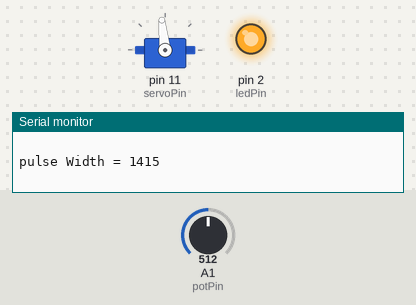
This sketch was run on a simulated Arduino Uno, built with avr-gcc and run on an emulated ATmega328P. On the bench: servo, output pins drawn as LEDs (lit = HIGH), the last lines printed to the serial monitor. Wiring (inferred from the names in the program): servo: signal pin 11. Inputs (shaded band) come from the test bench; at power-on: A1 (potPin) = 512. Servo pulses on a pin are drawn as a servo (544–2400 µs = 0–180°); pins used as bus, display or sensor lines are not drawn.

Above: at 4.2 s.
4.3 s: A1 (potPin) set to 305
At 4.6 s:
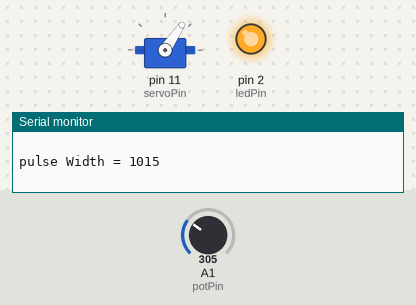
5.8 s: A1 (potPin) set to 290
At 7.0 s:
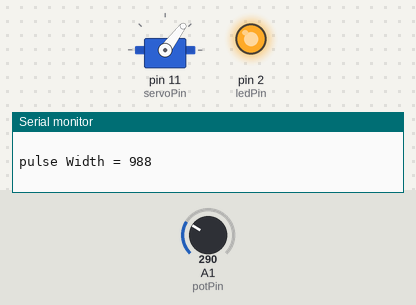
7.3 s: A1 (potPin) set to 122
At 8.3 s:
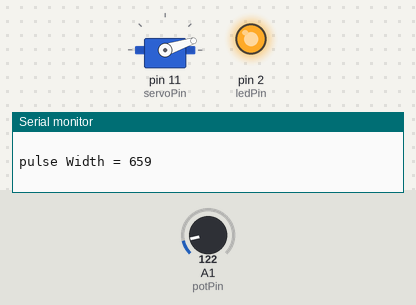
8.8 s: A1 (potPin) set to 716
At 9.4 s:
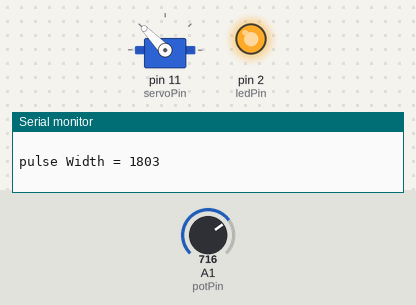
10.3 s: A1 (potPin) set to 900
At 11.5 s:
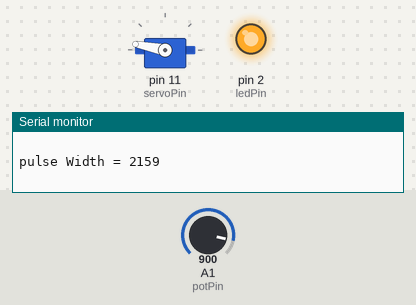
11.8 s: A1 (potPin) set to 511
At 13.0 s:
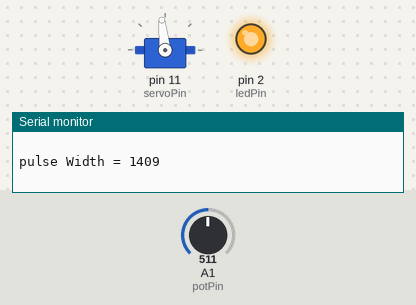
Timing chart, 0 to 14.3 s (numbered marks = the images above; inputs shaded):
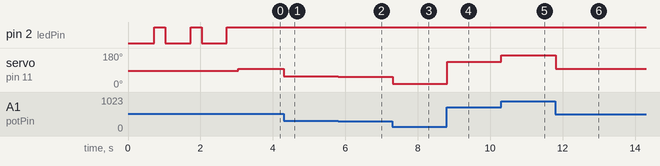

The sketch:

ServoAngleControl_002.ino
```cpp
/*****************************************************************
 * Title: Servo Angle Control 002
 * Date: 2014-08-13
 * By: Apri
 *
 * Description:
 * Using the potentiometer to control the pulse width of duty cycle,
 * and so controlling the angle of the servo
 ****************************************************************/
#define  potPin     A1
#define  servoPin   11
#define  ledPin     2

#define  LED_ON    LOW
#define  LED_OFF   HIGH

void setup() {
  int n;

  pinMode(potPin, INPUT);
  pinMode(servoPin, OUTPUT);
  pinMode(ledPin, OUTPUT);

  servoAngle(0);          // Center the servo and wait...
  servoAngle(0);          // Center the servo and wait...
  servoAngle(0);          // Center the servo and wait...

  for (n=0; n<3; n++) {                // LED blinks for 3 times
    digitalWrite(ledPin, LED_ON);      // show that the servo is centering
    delay(700);

    digitalWrite(ledPin, LED_OFF);
    delay(300);
  }

  Serial.begin(115200);
}

void loop() {
  int potVal;
  int n;

  potVal = analogRead(potPin);

  n = map(potVal, 0, 1023, -180, 180);

  servoAngle(n);
}

void servoAngle(int angle) {
  int pulseWidth;

  pulseWidth = map(angle, -180, 180, 430, 2400);
  digitalWrite(servoPin, HIGH);
  delayMicroseconds(pulseWidth);

  digitalWrite(servoPin, LOW);
  delayMicroseconds(10000 - pulseWidth);

  Serial.print("pulse Width = ");
  Serial.println(pulseWidth);
  Serial.println("  ");
}
```

Measured:
- after the input at 4.3 s, servo on pin 11 (servoPin): 96° → 56° at once
- after the input at 5.8 s, servo on pin 11 (servoPin): 56° → 53° at once
- after the input at 7.3 s, servo on pin 11 (servoPin): 53° → 18° at once
- after the input at 8.8 s, servo on pin 11 (servoPin): 18° → 134° at once
- after the input at 10.3 s, servo on pin 11 (servoPin): 134° → 169° at once
- after the input at 11.8 s, servo on pin 11 (servoPin): 169° → 96° at once
